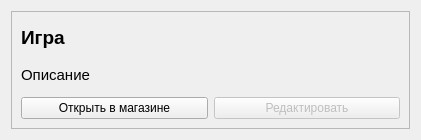
<?xml version="1.0" encoding="UTF-8"?>
<ui version="4.0">
 <class>DevGameItem</class>
 <widget class="QWidget" name="DevGameItem">
  <property name="geometry">
   <rect>
    <x>0</x>
    <y>0</y>
    <width>421</width>
    <height>140</height>
   </rect>
  </property>
  <property name="windowTitle">
   <string>Form</string>
  </property>
  <layout class="QVBoxLayout" name="verticalLayout">
   <item>
    <widget class="QFrame" name="frame">
     <property name="frameShape">
      <enum>QFrame::StyledPanel</enum>
     </property>
     <property name="frameShadow">
      <enum>QFrame::Raised</enum>
     </property>
     <layout class="QVBoxLayout" name="verticalLayout_2">
      <item>
       <widget class="QLabel" name="titleLabel">
        <property name="font">
         <font>
          <pointsize>14</pointsize>
          <bold>true</bold>
         </font>
        </property>
        <property name="text">
         <string>Игра</string>
        </property>
        <property name="wordWrap">
         <bool>true</bool>
        </property>
       </widget>
      </item>
      <item>
       <widget class="QLabel" name="descriptionLabel">
        <property name="font">
         <font>
          <pointsize>11</pointsize>
         </font>
        </property>
        <property name="text">
         <string>Описание</string>
        </property>
        <property name="wordWrap">
         <bool>true</bool>
        </property>
        <property name="margin">
         <number>8</number>
        </property>
       </widget>
      </item>
      <item>
       <layout class="QHBoxLayout" name="horizontalLayout">
        <item>
         <widget class="QPushButton" name="openButton">
          <property name="text">
           <string>Открыть в магазине</string>
          </property>
         </widget>
        </item>
        <item>
         <widget class="QPushButton" name="editButton">
          <property name="enabled">
           <bool>false</bool>
          </property>
          <property name="text">
           <string>Редактировать</string>
          </property>
         </widget>
        </item>
       </layout>
      </item>
     </layout>
    </widget>
   </item>
  </layout>
 </widget>
 <resources/>
 <connections/>
</ui>
